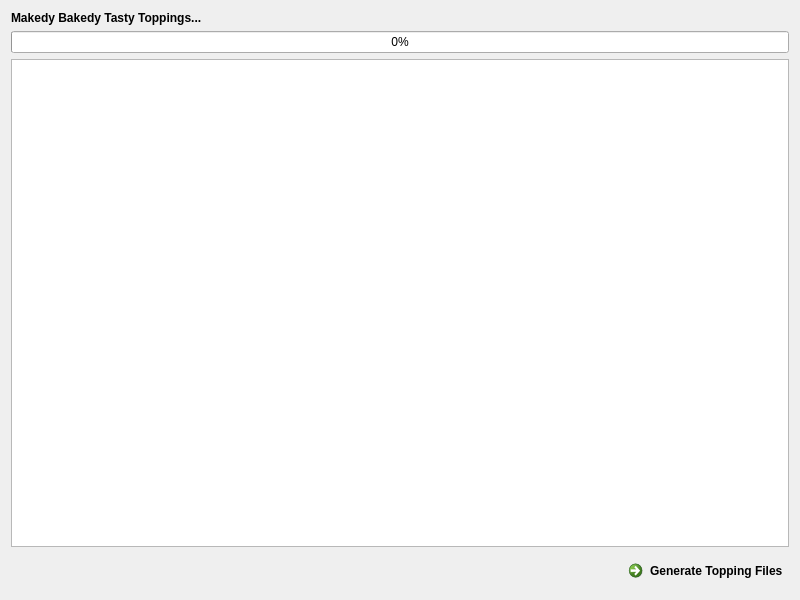
<?xml version="1.0" encoding="UTF-8"?>
<ui version="4.0">
 <class>InterlisImport</class>
 <widget class="QDialog" name="InterlisImport">
  <property name="geometry">
   <rect>
    <x>0</x>
    <y>0</y>
    <width>800</width>
    <height>600</height>
   </rect>
  </property>
  <property name="windowTitle">
   <string>Select Files</string>
  </property>
  <layout class="QGridLayout" name="gridLayout">
   <item row="3" column="0">
    <spacer name="horizontalSpacer">
     <property name="orientation">
      <enum>Qt::Horizontal</enum>
     </property>
     <property name="sizeHint" stdset="0">
      <size>
       <width>584</width>
       <height>20</height>
      </size>
     </property>
    </spacer>
   </item>
   <item row="3" column="1">
    <widget class="QCommandLinkButton" name="run_generate_button">
     <property name="text">
      <string>Generate Topping Files</string>
     </property>
    </widget>
   </item>
   <item row="1" column="0" colspan="2">
    <widget class="QProgressBar" name="progress_bar">
     <property name="value">
      <number>0</number>
     </property>
    </widget>
   </item>
   <item row="0" column="0">
    <widget class="QLabel" name="description">
     <property name="minimumSize">
      <size>
       <width>0</width>
       <height>0</height>
      </size>
     </property>
     <property name="font">
      <font>
       <weight>75</weight>
       <bold>true</bold>
      </font>
     </property>
     <property name="text">
      <string>Makedy Bakedy Tasty Toppings...</string>
     </property>
     <property name="alignment">
      <set>Qt::AlignLeading|Qt::AlignLeft|Qt::AlignTop</set>
     </property>
     <property name="wordWrap">
      <bool>true</bool>
     </property>
    </widget>
   </item>
   <item row="2" column="0" colspan="2">
    <widget class="QTextBrowser" name="info_text_box"/>
   </item>
  </layout>
 </widget>
 <resources/>
 <connections/>
</ui>
